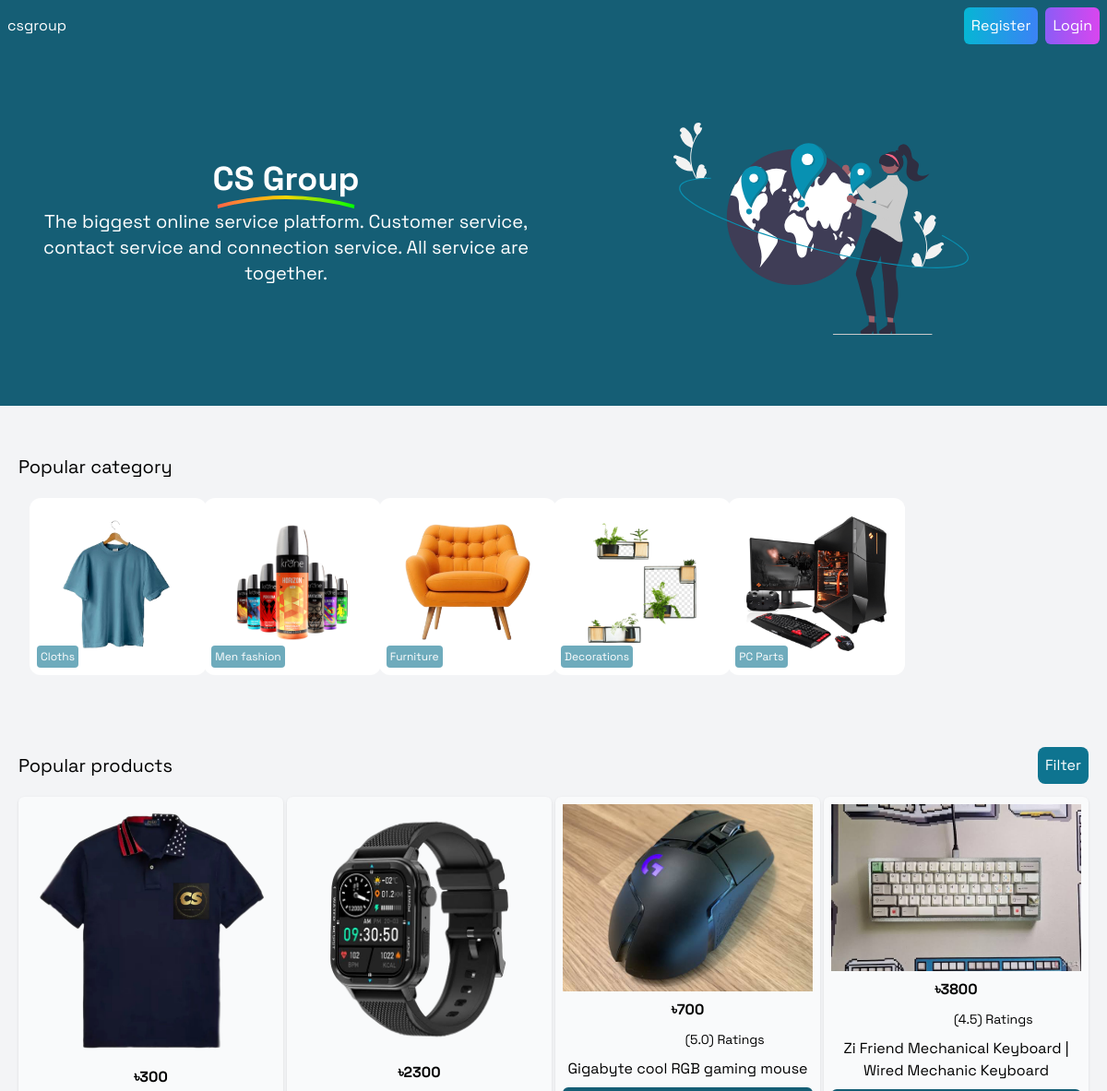
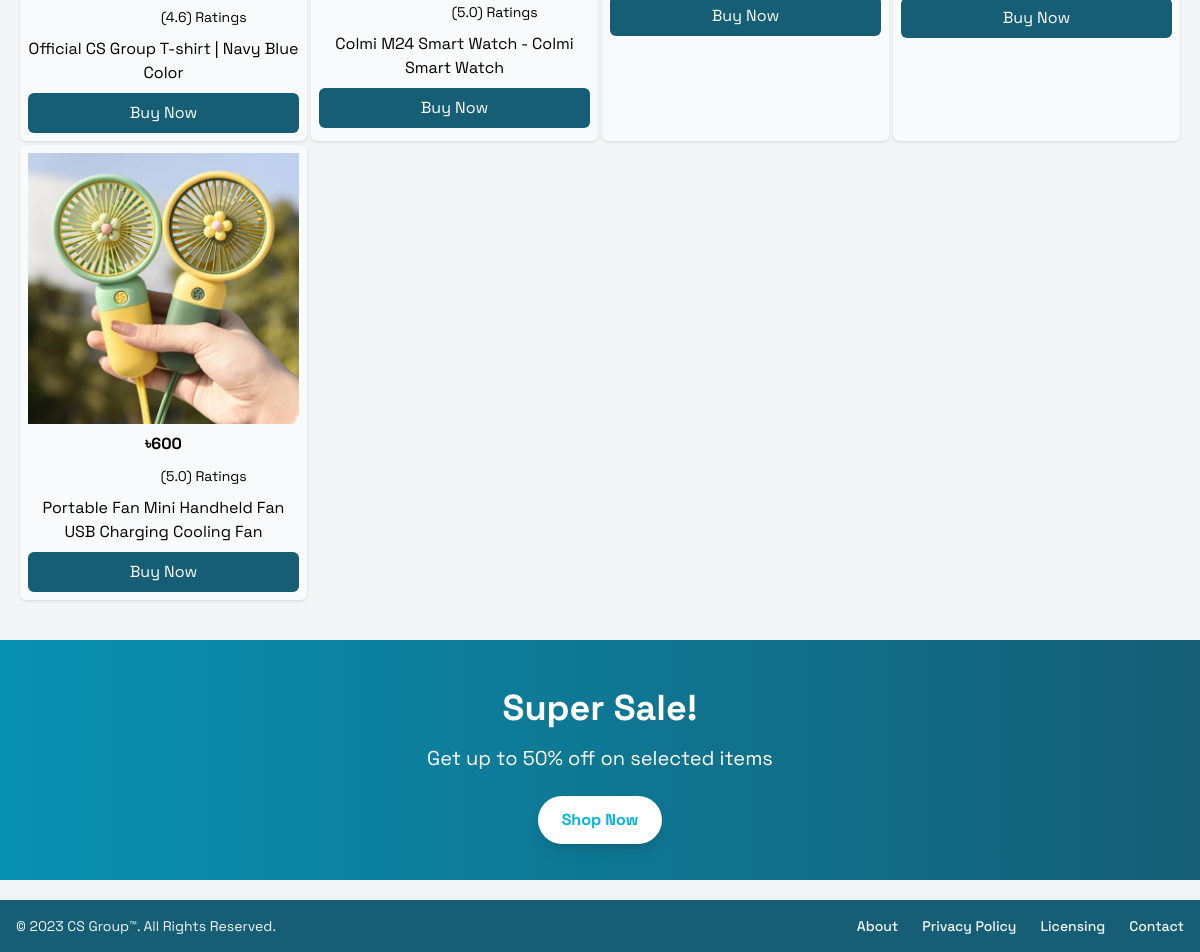
The page / on the database its author committed (2 pictures, top to bottom).
### base/models.py (models this page shows)
class Cat(models.Model):
    title = models.CharField(max_length=100)
    image = models.FileField(upload_to='cats')

class Product(models.Model):
    title = models.CharField(max_length=200)
    image = models.FileField(upload_to='products')
    star = models.FloatField(default=5.00)
    price = models.IntegerField(default=100)

### base/views.py (the view)
# urls.py: path('', home),
def home(request):
    products = Product.objects.all()
    cats = Cat.objects.all()
    context = {
        'pro' : products,
        'cats' : cats
    }
    return render(request, 'home.html', context=context)

### templates/home.html (shortened to what this page needs)
{% extends 'csgrp.html' %}
{% load static %}
{% block body %}
  <section class="h-96 flex-col items-center justify-center bg-cyan-800 p-5 hero md:grid grid-cols-2">
    <div class="text-center m-auto col-span-1 text-centr">
      <h1 class="hero-heading font-bold text-4xl text-white"> <span class="highlight">CS Group</span>
      </h1>
      <p class="text-xl text-white my-3 px-2">
        The biggest online service platform. Customer service, contact service and connection service. All service are together.
      </p>
    </div>
    <div class="hidden md:block m-auto col-span-1">
      <img class="w-80" src="{% static 'undraw_world_re_768g.svg' %}" alt="" />
    </div>
  </section>
  <section class="my-3 p-2 md:p-5 cats">
       <h2 class="my-5 text-xl text-black">
         Popular category
       </h2>
    <div class=" m-3 text-center grid grid-cols-3 md:grid-cols-6 md:gap-0 gap-1">
      {% for cat in cats %}
      <div class="p-5 rounded-xl bg-white relative md:w-48">
       <img class="" src="{{cat.image.url}}" alt="" />
                     <span class="text-xs rounded text-white p-1 opacity-60 bg-cyan-700 bottom-2 left-2 text-center absolute">
                 {{cat.title}}
               </span>
      </div>
      {% endfor %}
    </div>
  </section>
  <section class="p-2 md:p-5 product">
    <div class="flex items-center justify-between">
    <h2 class="my-5 text-xl text-black">
      Popular products
    </h2>
    <div class="filter">
      <button onclick="drop()" class="float-end text-white rounded-lg bg-cyan-700 p-2">Filter</button>
      <br />
    </div>
    </div>
    <div class="grid gap-1 grid-cols-2 md:grid-cols-4">
      {% for p in pro %}
      <div class="rounded-md shadow bg-gray-50 p-2 text-center">
        <img src="{{p.image.url}}" alt="" />
         <h3 class="my-2 text-md font-bold ">৳{{p.price}}</h3>
              <box-icon type="solid" size="xs" color="gold" name="star"></box-icon>
                <box-icon type="solid" size="xs" color="gold" name="star"></box-icon>
                  <box-icon type="solid" size="xs" color="gold" name="star"></box-icon>
                    <box-icon type="solid" size="xs" color="gold" name="star"></box-icon>
                      <box-icon size="xs" color="gold" name="star"></box-icon><span class="text-sm">({{p.star}}) Ratings</span>
        <p class="my-2">{{p.title}}</p>
        <button href="#" class="rounded-md text-white w-full p-2 bg-cyan-800" href="#">Buy Now</button>
      </div>
      {% endfor %}
      </div>
  </section>
<section class="my-5 h-60 bg-gradient-to-r from-cyan-600 to-cyan-800 py-12">
    <div class="container mx-auto text-center">
        <h2 class="text-4xl font-bold text-white">Super Sale!</h2>
        <p class="text-xl text-white mt-4">Get up to 50% off on selected items</p>
        <a href="#" class="mt-6 inline-block bg-white text-cyan-500 font-bold py-3 px-6 rounded-full shadow-lg transition-transform transform hover:scale-105">
            Shop Now
        </a>
    </div>
</section>
{% endblock %}

### templates/csgrp.html (style rules this page uses)
body { font-family: "Space Grotesk", sans-serif; }
h1 { font-family: "Space Grotesk", sans-serif; font-weight: 700px; }
.hero-heading { font-size: 48px; font-weight: bold; position: relative; display: inline-block; }
.highlight { position: relative; display: inline-block; }
.underline { position: absolute; bottom: -20px; left: 50%; transform: translateX(-50%); width: 100%; height: 30px; }

### rows shown on the page
Cat: image (picture), title "Cloths"
Cat: image (picture), title "Men fashion"
Cat: image (picture), title "Furniture"
Cat: image (picture), title "Decorations"
Cat: image (picture), title "PC Parts"
Product: image (picture), price "300", star "4.6", title "Official CS Group T-shirt | Navy Blue Color"
Product: image (picture), price "2300", star "5.0", title "Colmi M24 Smart Watch - Colmi Smart Watch"
Product: image (picture), price "700", star "5.0", title "Gigabyte cool RGB gaming mouse"
Product: image (picture), price "3800", star "4.5", title "Zi Friend Mechanical Keyboard | Wired Mechanic Keyboard"
Product: image (picture), price "600", star "5.0", title "Portable Fan Mini Handheld Fan USB Charging Cooling Fan"
